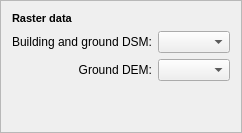
    <widget class="QFrame" name="frame_9">
     <property name="enabled">
      <bool>true</bool>
     </property>
     <property name="sizePolicy">
      <sizepolicy hsizetype="Minimum" vsizetype="Preferred">
       <horstretch>0</horstretch>
       <verstretch>0</verstretch>
      </sizepolicy>
     </property>
     <property name="frameShape">
      <enum>QFrame::StyledPanel</enum>
     </property>
     <property name="frameShadow">
      <enum>QFrame::Raised</enum>
     </property>
     <layout class="QGridLayout" name="gridLayout_13">
      <item row="0" column="0">
       <widget class="QLabel" name="label_26">
        <property name="text">
         <string>&lt;!DOCTYPE HTML PUBLIC &quot;-//W3C//DTD HTML 4.0//EN&quot; &quot;http://www.w3.org/TR/REC-html40/strict.dtd&quot;&gt;
&lt;html&gt;&lt;head&gt;&lt;meta name=&quot;qrichtext&quot; content=&quot;1&quot; /&gt;&lt;style type=&quot;text/css&quot;&gt;
p, li { white-space: pre-wrap; }
&lt;/style&gt;&lt;/head&gt;&lt;body style=&quot; font-family:'MS Shell Dlg 2'; font-size:7.8pt; font-weight:400; font-style:normal;&quot;&gt;
&lt;p style=&quot; margin-top:0px; margin-bottom:0px; margin-left:0px; margin-right:0px; -qt-block-indent:0; text-indent:0px;&quot;&gt;&lt;span style=&quot; font-size:8pt; font-weight:600;&quot;&gt;Raster data &lt;/span&gt;&lt;/p&gt;&lt;/body&gt;&lt;/html&gt;</string>
        </property>
       </widget>
      </item>
      <item row="1" column="0">
       <layout class="QGridLayout" name="gridLayout_8">
        <item row="1" column="1">
         <widget class="QgsMapLayerComboBox" name="layerComboManagerDEM">
          <property name="maximumSize">
           <size>
            <width>16777215</width>
            <height>22</height>
           </size>
          </property>
         </widget>
        </item>
        <item row="0" column="1">
         <widget class="QgsMapLayerComboBox" name="layerComboManagerDSM">
          <property name="maximumSize">
           <size>
            <width>16777215</width>
            <height>22</height>
           </size>
          </property>
         </widget>
        </item>
        <item row="0" column="0">
         <widget class="QLabel" name="label_28">
          <property name="text">
           <string>Building and ground DSM:</string>
          </property>
          <property name="alignment">
           <set>Qt::AlignRight|Qt::AlignTrailing|Qt::AlignVCenter</set>
          </property>
         </widget>
        </item>
        <item row="1" column="0">
         <widget class="QLabel" name="label_39">
          <property name="text">
           <string>Ground DEM:</string>
          </property>
          <property name="alignment">
           <set>Qt::AlignRight|Qt::AlignTrailing|Qt::AlignVCenter</set>
          </property>
         </widget>
        </item>
       </layout>
      </item>
      <item row="2" column="0">
       <spacer name="verticalSpacer">
        <property name="orientation">
         <enum>Qt::Vertical</enum>
        </property>
        <property name="sizeHint" stdset="0">
         <size>
          <width>20</width>
          <height>40</height>
         </size>
        </property>
       </spacer>
      </item>
     </layout>
    </widget>
